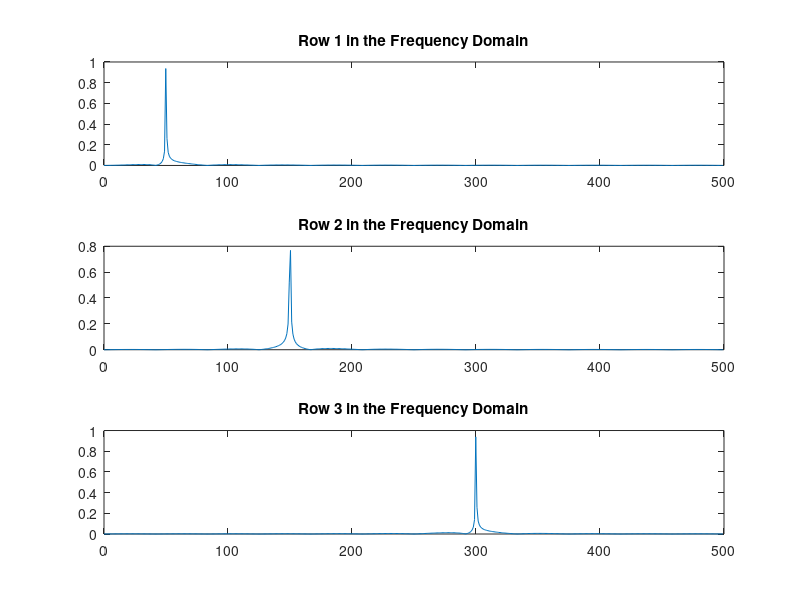

Recreate this plot in MATLAB.
clc
clear
% Cosine Waves
% Compare cosine waves in the time domain and the frequency domain.
% Specify the parameters of a signal with a sampling frequency of 1kHz and a signal duration of 1 second.
Fs = 1000; % Sampling frequency
T = 1 / Fs; % Sampling period
L = 1000; % Length of signal
t = (0:L - 1) * T; % Time vector

% Create a matrix where each row represents a cosine wave with scaled frequency. The result, X, is a 3-by-1000 matrix. The first row has a wave frequency of 50, the second row has a wave frequency of 150, and the third row has a wave frequency of 300.
x1 = cos(2 * pi * 50 * t); % First row wave
x2 = cos(2 * pi * 150 * t); % Second row wave
x3 = cos(2 * pi * 300 * t); % Third row wave

X = [x1; x2; x3];

% Plot the first 100 entries from each row of X in a single figure in order and compare their frequencies.
for i = 1:3
    subplot(3, 1, i)
    plot(t(1:100), X(i, 1:100))
    title(['Row ', num2str(i), ' in the Time Domain'])
end

% For algorithm performance purposes, fft allows you to pad the input with trailing zeros. In this case, pad each row of X with zeros so that the length of each row is the next higher power of 2 from the current length. Define the new length using the nextpow2 function.
n = 2^nextpow2(L);

% Specify the dim argument to use fft along the rows of X, that is, for each signal.
dim = 2;

% Compute the Fourier transform of the signals.
Y = fft(X, n, dim);

% Calculate the double-sided spectrum and single-sided spectrum of each signal.
P2 = abs(Y / L);
P1 = P2(:, 1:n / 2 + 1);
Pt = P2(1:n / 2 + 1);
P1(:, 2:end - 1) = 2 * P1(:, 2:end - 1);

% In the frequency domain, plot the single-sided amplitude spectrum for each row in a single figure.
for i = 1:3
    subplot(3, 1, i)
    plot(0:(Fs / n):(Fs / 2 - Fs / n), P1(i, 1:n / 2))
    title(['Row ', num2str(i), ' in the Frequency Domain'])
end
